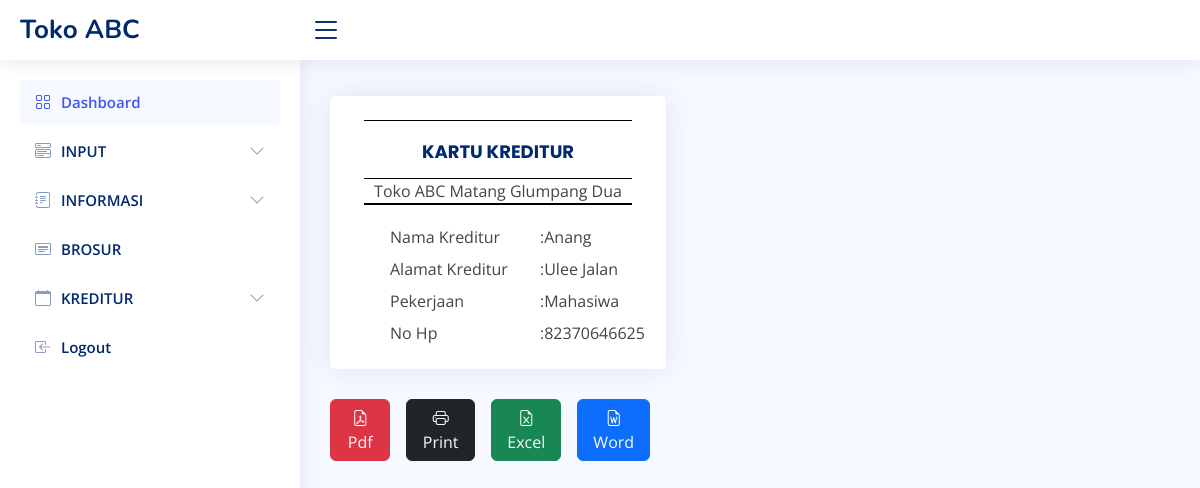
/index.php/kreditur/detail/13, run on the app's committed database.
### tables this page shows
CREATE TABLE `tb_kreditur` (
  `NK` int(6) NOT NULL,
  `NMK` varchar(25) NOT NULL,
  `AK` varchar(25) NOT NULL,
  `PEKER` varchar(15) NOT NULL,
  `NO_HP` decimal(12,0) NOT NULL
);

### application/controllers/Kreditur.php (called while the page is built, shortened)
<?php
class kreditur extends CI_Controller{
    function __construct() {
        $this->load->model('model_kreditur');
    }
    function detail() {
        if(isset($_POST['submit'])){
            $this->model_kreditur->edit();
            redirect('kreditur');
        }
        else {
            $id = $this->uri->segment(3);
            $data['record']=$this->model_kreditur->get_one($id)->row_array();
            $this->load->view('kreditur/lihat_detail',$data);
        }
    }
}

### index.php (called while the page is built, shortened)
<?php
require_once BASEPATH.'core/CodeIgniter.php';

### application/models/Model_kreditur.php (called while the page is built, shortened)
<?php
class model_kreditur extends CI_Model
{
    function get_one($id)
    {
        $indeks = array('NK' => $id);
        return $this->db->get_where('tb_kreditur', $indeks);
    }
}

### application/views/kreditur/lihat_detail.php (the view, shortened to what this page needs)
<!DOCTYPE html>
<html lang="en">
<head>
    <link href="<?= base_url() ?>assets/vendor/bootstrap/css/bootstrap.min.css" rel="stylesheet">
    <link href="<?= base_url() ?>assets/vendor/bootstrap-icons/bootstrap-icons.css" rel="stylesheet">
    <link href="<?= base_url() ?>assets/vendor/boxicons/css/boxicons.min.css" rel="stylesheet">
    <link href="<?= base_url() ?>assets/vendor/quill/quill.snow.css" rel="stylesheet">
    <link href="<?= base_url() ?>assets/vendor/quill/quill.bubble.css" rel="stylesheet">
    <link href="<?= base_url() ?>assets/vendor/remixicon/remixicon.css" rel="stylesheet">
    <link href="<?= base_url() ?>assets/vendor/simple-datatables/style.css" rel="stylesheet">
    <link href="<?= base_url() ?>assets/css/style.css" rel="stylesheet">
</head>
<body>
    <header id="header" class="header fixed-top d-flex align-items-center">
        <div class="d-flex align-items-center justify-content-between">
            <a href="index.html" class="logo d-flex align-items-center">
                <span class="d-none d-lg-block">Toko ABC</span>
            </a>
            <i class="bi bi-list toggle-sidebar-btn"></i>
        </div>
    </header>
    <aside id="sidebar" class="sidebar">
        <ul class="sidebar-nav" id="sidebar-nav">
            <li class="nav-item">
                <a class="nav-link " href="<?= base_url() ?>">
                    <i class="bi bi-grid"></i>
                    <span>Dashboard</span>
                </a>
            </li>
            <li class="nav-item">
                <a class="nav-link collapsed" data-bs-target="#components-nav" data-bs-toggle="collapse" href="#">
                    <i class="bi bi-menu-button-wide"></i><span>INPUT</span><i class="bi bi-chevron-down ms-auto"></i>
                </a>
            </li>
            <li class="nav-item">
        <a class="nav-link collapsed" data-bs-target="#forms-nav" data-bs-toggle="collapse" href="#">
          <i class="bi bi-journal-text"></i><span>INFORMASI</span><i class="bi bi-chevron-down ms-auto"></i>
        </a>
      </li>
            <li class="nav-item">
                <a class="nav-link collapsed" href="<?php echo site_url('elektronik/brosur') ?>">
                    <i class="bi bi-card-heading"></i>
                    <span>BROSUR</span>
                </a>
            </li>
            <li class="nav-item">
        <a class="nav-link collapsed" data-bs-target="#icons-nav" data-bs-toggle="collapse" href="#">
          <i class="bi bi-calendar"></i><span>KREDITUR</span><i class="bi bi-chevron-down ms-auto"></i>
        </a>
            <li class="nav-item">
                <a class="nav-link collapsed" href="<?php echo site_url('auth/logout') ?>">
                    <i class="bi bi-box-arrow-in-left"></i>
                    <span>Logout</span>
                </a>
            </li>
    </aside>
    <main id="main" class="main">
        <?php
        echo form_open('Kreditur/detail');
        ?>
        <?php
        echo form_open('Kreditur/detail');
        ?>
        <div class="row">
            <div class="col-xl-5 mt-3">
                <div class="card py-3">
                    <div class="tab-content pt-2">
                        <div class="tab-pane fade show active profile-overview" id="profile-overview">
                            <h5 class="card-title fw-bold text-center" style="border-bottom: 1px solid black; border-top: 1px solid black; width:80%; margin:0 auto">KARTU KREDITUR</h5>
                            <p class="text-center" style="border-bottom: 2px solid black; width:80%; margin:0  auto 20px auto">Toko ABC Matang Glumpang Dua</p>
                            <div class="row ms-5 mb-2">
                                <div class="col-lg-6 col-md-4 label ">Nama Kreditur</div>
                                <div class="col-lg-6 col-md-8">:<?php echo $record['NMK'] ?></div>
                            </div>
                            <div class="row ms-5 mb-2">
                                <div class="col-lg-6 col-md-4 label">Alamat Kreditur</div>
                                <div class="col-lg-6 col-md-8">:<?php echo $record['AK'] ?></div>
                            </div>
                            <div class="row ms-5 mb-2">
                                <div class="col-lg-6 col-md-4 label">Pekerjaan</div>
                                <div class="col-lg-6 col-md-8">:<?php echo $record['PEKER'] ?></div>
                            </div>
                            <div class="row ms-5 mb-2">
                                <div class="col-lg-6 col-md-4 label">No Hp </div>
                                <div class="col-lg-6 col-md-8">:<?php echo $record['NO_HP'] ?></div>
                            </div>
                        </div>
                    </div>
                </div>
                <div class="d-flex justify-content-between">
                    <button class="btn btn-danger bi bi-file-earmark-pdf me-3">
                        <?php echo anchor('kreditur/pdf', 'Pdf', array('class' => 'mb-3 text-light btn-sm')); ?>
                    </button>
                    <button class="btn btn-dark bi bi-printer me-3" onclick="window.print();">
                        <?php echo anchor('kreditur', 'Print', array('class' => 'text-light btn-sm')); ?>
                    </button>
                    <button class="btn btn-success bi bi-file-earmark-excel me-3">
                        <?php echo anchor('kreditur/excel', 'Excel', array('class' => 'text-light btn-sm')); ?>
                    </button>
                    <button class="btn btn-primary bi bi-file-earmark-word me-3">
                        <?php echo anchor('kreditur/word', 'Word', array('class' => 'text-light btn-sm')); ?>
                    </button>
                </div>
            </div>
        </div>
    </main>
</body>

### assets/css/style.css (style rules this page uses)
:root { scroll-behavior: smooth; }
body { font-family: "Open Sans", sans-serif; background: #f6f9ff; color: #444444; }
a { color: #4154f1; text-decoration: none; }
h1, h2, h3, h4, h5, h6 { font-family: "Nunito", sans-serif; }
#main { margin-top: 60px; padding: 20px 30px; transition: all 0.3s; }
.card { margin-bottom: 30px; border: none; border-radius: 5px; box-shadow: 0px 0 30px rgba(1, 41, 112, 0.1); }
.card-title { padding: 20px 0 15px 0; font-size: 18px; font-weight: 500; color: #012970; font-family: "Poppins", sans-serif; }
.logo { line-height: 1; }
@media (min-width: 1200px) { .logo { width: 280px; } }
.logo span { font-size: 26px; font-weight: 700; color: #012970; font-family: "Nunito", sans-serif; }
.header { transition: all 0.5s; z-index: 997; height: 60px; box-shadow: 0px 2px 20px rgba(1, 41, 112, 0.1); background-color: #fff; padding-left: 20px; }
.header .toggle-sidebar-btn { font-size: 32px; padding-left: 10px; cursor: pointer; color: #012970; }
.sidebar { position: fixed; top: 60px; left: 0; bottom: 0; width: 300px; z-index: 996; transition: all 0.3s; padding: 20px; overflow-y: auto; scrollbar-width: thin; scrollbar-color: #aab7cf transparent; box-shadow: 0px 0px 20px rgba(1, 41, 112, 0.1); background-color: #fff; }
@media (min-width: 1200px) { #main, #footer { margin-left: 300px; } }
.sidebar-nav { padding: 0; margin: 0; list-style: none; }
.sidebar-nav li { padding: 0; margin: 0; list-style: none; }
.sidebar-nav .nav-item { margin-bottom: 5px; }
.sidebar-nav .nav-link { display: flex; align-items: center; font-size: 15px; font-weight: 600; color: #4154f1; transition: 0.3; background: #f6f9ff; padding: 10px 15px; border-radius: 4px; }
.sidebar-nav .nav-link i { font-size: 16px; margin-right: 10px; color: #4154f1; }
.sidebar-nav .nav-link.collapsed { color: #012970; background: #fff; }
.sidebar-nav .nav-link.collapsed i { color: #899bbd; }
.sidebar-nav .nav-link .bi-chevron-down { margin-right: 0; transition: transform 0.2s ease-in-out; }

### data on the page
tb_kreditur: NMK "Anang", AK "Ulee Jalan", PEKER "Mahasiwa", NO_HP "82370646625"

### other printed values
anchor('kreditur', 'Print', array('class' => 'text-light btn-sm')) "Print"
anchor('kreditur/word', 'Word', array('class' => 'text-light btn-sm')) "Word"
